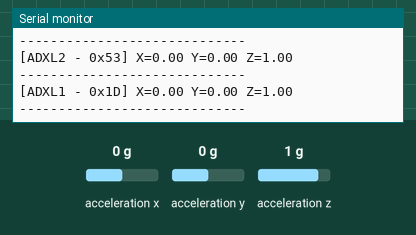
This sketch was run on a simulated ESP32. On the bench: the last lines printed to the serial monitor. Wiring (inferred from the names in the program): ADXL345 accelerometer at I2C address 0x1D; ADXL345 accelerometer at I2C address 0x53. The inputs (shaded band) are chosen by the test bench; at power-on: acceleration x 0 g, acceleration y 0 g, acceleration z 1 g.

Above: at 1.2 s.
1.3 s: acceleration x set to -1.4 g
At 1.35 s:
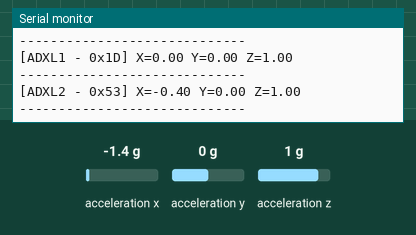
2.8 s: acceleration y set to -1.4 g
At 2.83 s:
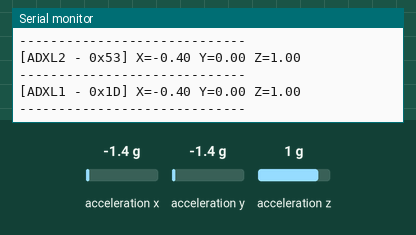
4.3 s: acceleration z set to -1.4 g
At 4.32 s:
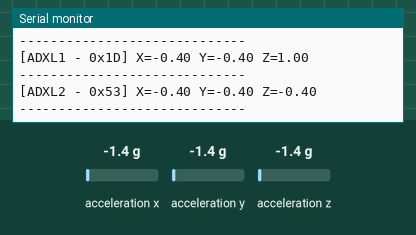

Measured:
- after the input at 1.3 s, the serial monitor: prints a new line at once (image 1)
- after the input at 4.3 s, the serial monitor: prints a new line at once (image 3)

The sketch:

Two_ADXL345_ForceMode.ino
```cpp
#include <Wire.h>

TwoWire I2C_ADXL2 = TwoWire(1);

#define ADXL1_ADDR 0x1D  // Czujnik 1 na Wire
#define ADXL2_ADDR 0x53  // Czujnik 2 na Wire1

int8_t acc1_raw[6];
int8_t acc2_raw[6];

bool isFirst = true;

void setupADXL(TwoWire &bus, uint8_t address) {
  bus.beginTransmission(address);
  bus.write(0x2D);  // Power Control
  bus.write(0x08);  // Measurement mode
  bus.endTransmission();

  bus.beginTransmission(address);
  bus.write(0x31);  // Data format
  bus.write(0x0B);  // +-16g
  bus.endTransmission();
}

int16_t* readADXL(TwoWire &bus, uint8_t address, int8_t* raw_data) {
  static int16_t acc[3];

  bus.beginTransmission(address);
  bus.write(0x32);  // Data register
  if (bus.endTransmission(false) == 0) {
    bus.requestFrom(address, (uint8_t)6);
    for (int i = 0; i < 6; i++) {
      raw_data[i] = bus.read();
    }

    acc[0] = (int16_t)(raw_data[1] << 8 | raw_data[0]);
    acc[1] = (int16_t)(raw_data[3] << 8 | raw_data[2]);
    acc[2] = (int16_t)(raw_data[5] << 8 | raw_data[4]);
  } else {
    acc[0] = acc[1] = acc[2] = 0;
  }

  return acc;
}

void setup() {
  Serial.begin(115200);

  // Czujnik 1
  Wire.begin(21, 22);      // GPIO21 = SDA, GPIO22 = SCL
  setupADXL(Wire, ADXL1_ADDR);

  // Czujnik 2
  I2C_ADXL2.begin(17, 16); // GPIO17 = SDA, GPIO16 = SCL
  setupADXL(I2C_ADXL2, ADXL2_ADDR);
}

void loop() {
  if(isFirst){
    int16_t* acc1 = readADXL(Wire, ADXL1_ADDR, acc1_raw);
    delay(50);
    // int16_t* acc2 = readADXL(I2C_ADXL2, ADXL2_ADDR, acc2_raw);

    Serial.print("[ADXL1 - 0x1D] X="); Serial.print(acc1[0] * 0.0039);
    Serial.print(" Y="); Serial.print(acc1[1] * 0.0039);
    Serial.print(" Z="); Serial.println(acc1[2] * 0.0039);

    // Serial.print("[ADXL2 - 0x53] X="); Serial.print(acc2[0] * 0.0039);
    // Serial.print(" Y="); Serial.print(acc2[1] * 0.0039);
    // Serial.print(" Z="); Serial.println(acc2[2] * 0.0039);

    Serial.println("-----------------------------");
  }else{
      // int16_t* acc1 = readADXL(Wire, ADXL1_ADDR, acc1_raw);
    delay(50);
    int16_t* acc2 = readADXL(I2C_ADXL2, ADXL2_ADDR, acc2_raw);

    // Serial.print("[ADXL1 - 0x1D] X="); Serial.print(acc1[0] * 0.0039);
    // Serial.print(" Y="); Serial.print(acc1[1] * 0.0039);
    // Serial.print(" Z="); Serial.println(acc1[2] * 0.0039);

    Serial.print("[ADXL2 - 0x53] X="); Serial.print(acc2[0] * 0.0039);
    Serial.print(" Y="); Serial.print(acc2[1] * 0.0039);
    Serial.print(" Z="); Serial.println(acc2[2] * 0.0039);

    Serial.println("-----------------------------");
  }
  isFirst = !isFirst;
}
```
